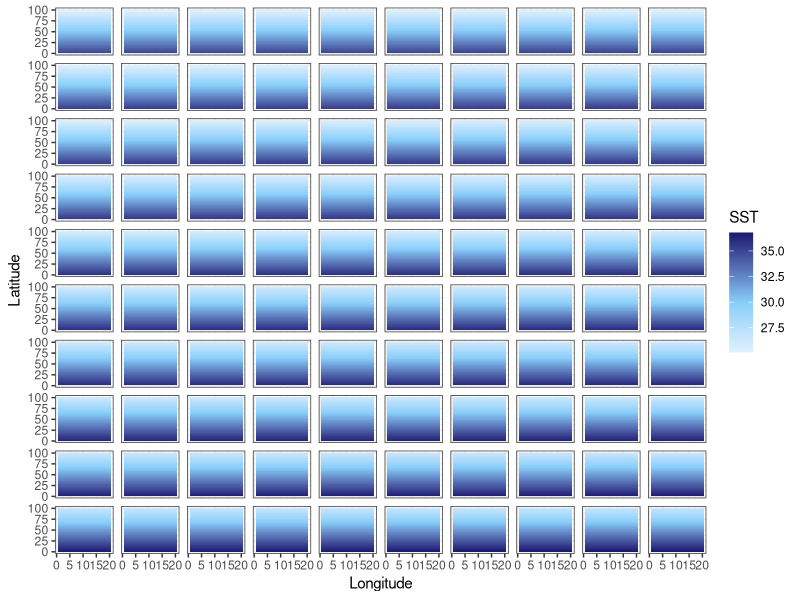

Reproduce this figure in R.
library(tidyverse)

addTaskCallback(function(...) {set.seed(42);TRUE})
options(warn=-1)

years = 100
NS.patches = 100
EW.patches = 20
opt.temp = 25

### UNCOMMENT FOR CONSTANT MEAN SHIFT SST
SST.patches <- array(0, c(NS.patches, EW.patches, years))
start_SST = opt.temp + NS.patches*0.1

for (i in 1:years) {
  SST = start_SST
  for (lat in 1:NS.patches) {
    SST.patches[lat,,i] = SST
    SST = SST - 0.1
  }
  start_SST = start_SST + 0.018
}

### UNCOMMENT FOR ENSO VARIABLE MEAN SST
# SST.patches <- array(0, c(NS.patches, EW.patches, years))
# start_SST = opt.temp + NS.patches*0.1
# 
# for (i in 1:years) {
#   SST = start_SST
#   for (lat in 1:NS.patches) {
#     SST.patches[lat,,i] = SST
#     SST = SST - 0.1
#   }
#   start_SST = start_SST + rnorm(1, mean = 0.018, sd = 1)
# }

### UNCOMMENT FOR SHOCK SST CHANGES
# SST.patches <- array(0, c(NS.patches, EW.patches, years))
# start_SST = opt.temp + NS.patches*0.1
# num_years = 0
# 
# for (i in 1:years) {
#   #print(num_years)
#   if (num_years <= 1) {
#     heat_prob = runif(1, 0, 1)
#     print(heat_prob)
#     if ((years < 50 & heat_prob < 0.05) | (years >= 50 & heat_prob < 0.25)) {
#       num_years <- floor(runif(1, 1, 4))
#       intensity <- runif(1, .5, ifelse(years < 50, 2, 3))
#       SST = start_SST + intensity
#     } else {
#       num_years <- 0
#       SST = start_SST
#     }
#   } else if (num_years > 1) {
#     num_years = num_years - 1
#     SST = start_SST + intensity
#   }
#   for (lat in 1:NS.patches) {
#     SST.patches[lat,,i] = SST
#     SST = SST - 0.05
#   }
#   start_SST = start_SST
# }

output_df = data.frame() #create dataframe to hold results

for(b in 1:years) {
  SSTdf = SST.patches[,,b] %>% 
    as.data.frame() 
  
  SSTdf$lat = c(1:NS.patches)
  SSTdf$year = paste0(b)
  
  output_df = bind_rows(output_df, SSTdf)
}

SSTdf = output_df %>% 
  pivot_longer(V1:V20,
               names_to = "lon",
               values_to = "sst") %>% 
  mutate(lon = case_when(
    lon == "V1" ~ 1,
    lon == "V2" ~ 2,
    lon == "V3" ~ 3,
    lon == "V4" ~ 4,
    lon == "V5" ~ 5,
    lon == "V6" ~ 6,
    lon == "V7" ~ 7,
    lon == "V8" ~ 8,
    lon == "V9" ~ 9,
    lon == "V10" ~ 10,
    lon == "V11" ~ 11,
    lon == "V12" ~ 12,
    lon == "V13" ~ 13,
    lon == "V14" ~ 14,
    lon == "V15" ~ 15,
    lon == "V16" ~ 16,
    lon == "V17" ~ 17,
    lon == "V18" ~ 18,
    lon == "V19" ~ 19,
    lon == "V20" ~ 20
    )) %>% 
  mutate(year = as.numeric(year))
  # filter(year %in% c(20,40,60,80,100,120,140,150)) %>% 
  # 

#SSTdf$year = factor(SSTdf$year, levels = c(20,40,60,80,100,120,140,150)) #reorder factor year

ggplot(SSTdf, aes(lon, lat, fill = sst)) +
  geom_tile() +
  labs(x = "Longitude", y = "Latitude", fill = "SST") +
  theme_bw() +
  scale_fill_gradient2(low = "white", high = "midnightblue", mid = "lightskyblue", midpoint = 30) +
  facet_wrap(~year) + 
  theme(
    strip.background = element_blank(),
    strip.text.x = element_blank()
  )
